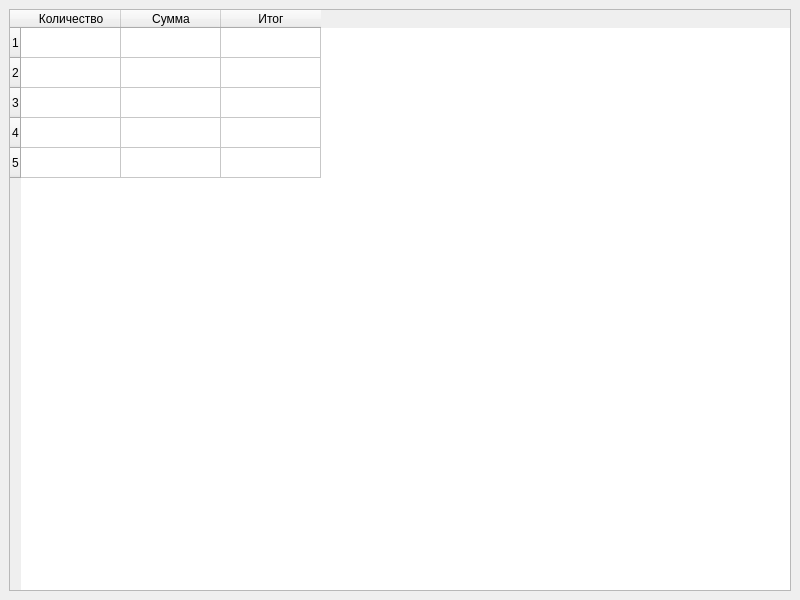
<?xml version="1.0" encoding="UTF-8"?>
<ui version="4.0">
 <class>MainWindow</class>
 <widget class="QMainWindow" name="MainWindow">
  <property name="geometry">
   <rect>
    <x>0</x>
    <y>0</y>
    <width>800</width>
    <height>600</height>
   </rect>
  </property>
  <property name="windowTitle">
   <string>Склад</string>
  </property>
  <widget class="QWidget" name="centralwidget">
   <layout class="QHBoxLayout" name="horizontalLayout">
    <item>
     <widget class="QTableWidget" name="tableWidget">
      <property name="rowCount">
       <number>5</number>
      </property>
      <row/>
      <row/>
      <row/>
      <row/>
      <row/>
      <column>
       <property name="text">
        <string>Количество</string>
       </property>
      </column>
      <column>
       <property name="text">
        <string>Сумма</string>
       </property>
      </column>
      <column>
       <property name="text">
        <string>Итог</string>
       </property>
      </column>
     </widget>
    </item>
   </layout>
  </widget>
 </widget>
 <resources/>
 <connections/>
</ui>
